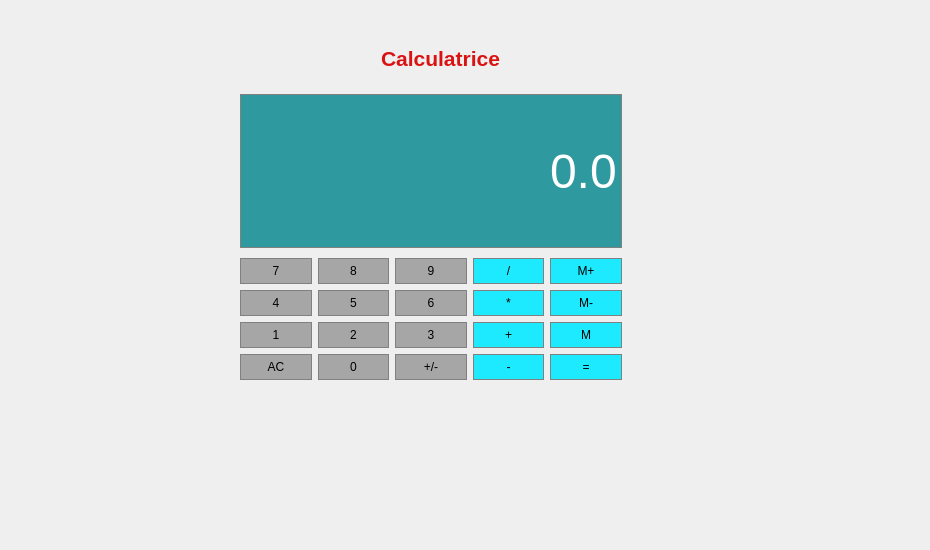
    <widget class="QWidget" name="tab_7">
     <attribute name="title">
      <string>Calculatrice</string>
     </attribute>
     <widget class="QPushButton" name="Button0">
      <property name="geometry">
       <rect>
        <x>318</x>
        <y>354</y>
        <width>71</width>
        <height>26</height>
       </rect>
      </property>
      <property name="sizePolicy">
       <sizepolicy hsizetype="Preferred" vsizetype="Preferred">
        <horstretch>0</horstretch>
        <verstretch>0</verstretch>
       </sizepolicy>
      </property>
      <property name="styleSheet">
       <string notr="true">QPushButton{
background-color: rgb(166, 166, 166);
border:1px solid gray;
padding:5px;
}

QPushButton:pressed{
background-color: rgb(166, 166, 166);
border:1px solid gray;
padding:5px;
}</string>
      </property>
      <property name="text">
       <string>0</string>
      </property>
     </widget>
     <widget class="QPushButton" name="ChangeSign">
      <property name="geometry">
       <rect>
        <x>395</x>
        <y>354</y>
        <width>72</width>
        <height>26</height>
       </rect>
      </property>
      <property name="sizePolicy">
       <sizepolicy hsizetype="Preferred" vsizetype="Preferred">
        <horstretch>0</horstretch>
        <verstretch>0</verstretch>
       </sizepolicy>
      </property>
      <property name="styleSheet">
       <string notr="true">QPushButton{
background-color: rgb(166, 166, 166);
border:1px solid gray;
padding:5px;
}

QPushButton:pressed{
background-color: rgb(166, 166, 166);
border:1px solid gray;
padding:5px;
}</string>
      </property>
      <property name="text">
       <string>+/-</string>
      </property>
     </widget>
     <widget class="QPushButton" name="Equals">
      <property name="geometry">
       <rect>
        <x>550</x>
        <y>354</y>
        <width>72</width>
        <height>26</height>
       </rect>
      </property>
      <property name="sizePolicy">
       <sizepolicy hsizetype="Preferred" vsizetype="Preferred">
        <horstretch>0</horstretch>
        <verstretch>0</verstretch>
       </sizepolicy>
      </property>
      <property name="styleSheet">
       <string notr="true">QPushButton{
	background-color: rgb(29, 233, 255);
	border:1px solid gray;
padding:5px;
}

QPushButton:pressed{
	background-color: rgb(29, 233, 255);
border:1px solid gray;
padding:5px;
}</string>
      </property>
      <property name="text">
       <string>=</string>
      </property>
     </widget>
     <widget class="QPushButton" name="Clear">
      <property name="geometry">
       <rect>
        <x>240</x>
        <y>354</y>
        <width>72</width>
        <height>26</height>
       </rect>
      </property>
      <property name="sizePolicy">
       <sizepolicy hsizetype="Preferred" vsizetype="Preferred">
        <horstretch>0</horstretch>
        <verstretch>0</verstretch>
       </sizepolicy>
      </property>
      <property name="styleSheet">
       <string notr="true">QPushButton{
background-color: rgb(166, 166, 166);
border:1px solid gray;
padding:5px;
}

QPushButton:pressed{background-color: rgb(166, 166, 166);
border:1px solid gray;
padding:5px;
}</string>
      </property>
      <property name="text">
       <string>AC</string>
      </property>
     </widget>
     <widget class="QPushButton" name="Button3">
      <property name="geometry">
       <rect>
        <x>395</x>
        <y>322</y>
        <width>72</width>
        <height>26</height>
       </rect>
      </property>
      <property name="sizePolicy">
       <sizepolicy hsizetype="Preferred" vsizetype="Preferred">
        <horstretch>0</horstretch>
        <verstretch>0</verstretch>
       </sizepolicy>
      </property>
      <property name="styleSheet">
       <string notr="true">QPushButton{
background-color: rgb(166, 166, 166);
border:1px solid gray;
padding:5px;
}

QPushButton:pressed{
background-color: rgb(166, 166, 166);
border:1px solid gray;
padding:5px;
}</string>
      </property>
      <property name="text">
       <string>3</string>
      </property>
     </widget>
     <widget class="QPushButton" name="MemAdd">
      <property name="geometry">
       <rect>
        <x>550</x>
        <y>258</y>
        <width>72</width>
        <height>26</height>
       </rect>
      </property>
      <property name="sizePolicy">
       <sizepolicy hsizetype="Preferred" vsizetype="Preferred">
        <horstretch>0</horstretch>
        <verstretch>0</verstretch>
       </sizepolicy>
      </property>
      <property name="styleSheet">
       <string notr="true">QPushButton{
	background-color: rgb(29, 233, 255);
	border:1px solid gray;
padding:5px;
}

QPushButton:pressed{
	background-color: rgb(29, 233, 255);
border:1px solid gray;
padding:5px;
}</string>
      </property>
      <property name="text">
       <string>M+</string>
      </property>
     </widget>
     <widget class="QPushButton" name="Divide">
      <property name="geometry">
       <rect>
        <x>473</x>
        <y>258</y>
        <width>71</width>
        <height>26</height>
       </rect>
      </property>
      <property name="sizePolicy">
       <sizepolicy hsizetype="Preferred" vsizetype="Preferred">
        <horstretch>0</horstretch>
        <verstretch>0</verstretch>
       </sizepolicy>
      </property>
      <property name="styleSheet">
       <string notr="true">QPushButton{
	background-color: rgb(29, 233, 255);
	border:1px solid gray;
padding:5px;
}

QPushButton:pressed{
	background-color: rgb(29, 233, 255);
border:1px solid gray;
padding:5px;
}</string>
      </property>
      <property name="text">
       <string>/</string>
      </property>
     </widget>
     <widget class="QPushButton" name="Button9">
      <property name="geometry">
       <rect>
        <x>395</x>
        <y>258</y>
        <width>72</width>
        <height>26</height>
       </rect>
      </property>
      <property name="sizePolicy">
       <sizepolicy hsizetype="Preferred" vsizetype="Preferred">
        <horstretch>0</horstretch>
        <verstretch>0</verstretch>
       </sizepolicy>
      </property>
      <property name="styleSheet">
       <string notr="true">QPushButton{
background-color: rgb(166, 166, 166);
border:1px solid gray;
padding:5px;
}

QPushButton:pressed{
background-color: rgb(166, 166, 166);
border:1px solid gray;
padding:5px;
}</string>
      </property>
      <property name="text">
       <string>9</string>
      </property>
     </widget>
     <widget class="QPushButton" name="Button5">
      <property name="geometry">
       <rect>
        <x>318</x>
        <y>290</y>
        <width>71</width>
        <height>26</height>
       </rect>
      </property>
      <property name="sizePolicy">
       <sizepolicy hsizetype="Preferred" vsizetype="Preferred">
        <horstretch>0</horstretch>
        <verstretch>0</verstretch>
       </sizepolicy>
      </property>
      <property name="styleSheet">
       <string notr="true">QPushButton{
background-color: rgb(166, 166, 166);
border:1px solid gray;
padding:5px;
}

QPushButton:pressed{
background-color: rgb(166, 166, 166);
border:1px solid gray;
padding:5px;
}</string>
      </property>
      <property name="text">
       <string>5</string>
      </property>
     </widget>
     <widget class="QPushButton" name="Multiply">
      <property name="geometry">
       <rect>
        <x>473</x>
        <y>290</y>
        <width>71</width>
        <height>26</height>
       </rect>
      </property>
      <property name="sizePolicy">
       <sizepolicy hsizetype="Preferred" vsizetype="Preferred">
        <horstretch>0</horstretch>
        <verstretch>0</verstretch>
       </sizepolicy>
      </property>
      <property name="styleSheet">
       <string notr="true">QPushButton{
	background-color: rgb(29, 233, 255);
	border:1px solid gray;
padding:5px;
}

QPushButton:pressed{
	background-color: rgb(29, 233, 255);
border:1px solid gray;
padding:5px;
}</string>
      </property>
      <property name="text">
       <string>*</string>
      </property>
     </widget>
     <widget class="QPushButton" name="Button8">
      <property name="geometry">
       <rect>
        <x>318</x>
        <y>258</y>
        <width>71</width>
        <height>26</height>
       </rect>
      </property>
      <property name="sizePolicy">
       <sizepolicy hsizetype="Preferred" vsizetype="Preferred">
        <horstretch>0</horstretch>
        <verstretch>0</verstretch>
       </sizepolicy>
      </property>
      <property name="styleSheet">
       <string notr="true">QPushButton{
	background-color: rgb(166, 166, 166);
border:1px solid gray;
padding:5px;
}

QPushButton:pressed{
background-color: rgb(166, 166, 166);
border:1px solid gray;
padding:5px;
}</string>
      </property>
      <property name="text">
       <string>8</string>
      </property>
     </widget>
     <widget class="QPushButton" name="Button6">
      <property name="geometry">
       <rect>
        <x>395</x>
        <y>290</y>
        <width>72</width>
        <height>26</height>
       </rect>
      </property>
      <property name="sizePolicy">
       <sizepolicy hsizetype="Preferred" vsizetype="Preferred">
        <horstretch>0</horstretch>
        <verstretch>0</verstretch>
       </sizepolicy>
      </property>
      <property name="styleSheet">
       <string notr="true">QPushButton{
background-color: rgb(166, 166, 166);
border:1px solid gray;
padding:5px;
}

QPushButton:pressed{
background-color: rgb(166, 166, 166);
border:1px solid gray;
padding:5px;
}</string>
      </property>
      <property name="text">
       <string>6</string>
      </property>
     </widget>
     <widget class="QPushButton" name="MemGet">
      <property name="geometry">
       <rect>
        <x>550</x>
        <y>322</y>
        <width>72</width>
        <height>26</height>
       </rect>
      </property>
      <property name="sizePolicy">
       <sizepolicy hsizetype="Preferred" vsizetype="Preferred">
        <horstretch>0</horstretch>
        <verstretch>0</verstretch>
       </sizepolicy>
      </property>
      <property name="styleSheet">
       <string notr="true">QPushButton{
	background-color: rgb(29, 233, 255);
	border:1px solid gray;
padding:5px;
}

QPushButton:pressed{
	background-color: rgb(29, 233, 255);
border:1px solid gray;
padding:5px;
}</string>
      </property>
      <property name="text">
       <string>M</string>
      </property>
     </widget>
     <widget class="QPushButton" name="Button7">
      <property name="geometry">
       <rect>
        <x>240</x>
        <y>258</y>
        <width>72</width>
        <height>26</height>
       </rect>
      </property>
      <property name="sizePolicy">
       <sizepolicy hsizetype="Preferred" vsizetype="Preferred">
        <horstretch>0</horstretch>
        <verstretch>0</verstretch>
       </sizepolicy>
      </property>
      <property name="styleSheet">
       <string notr="true">QPushButton{
background-color: rgb(166, 166, 166);
border:1px solid gray;
padding:5px;
}

QPushButton:pressed{
background-color: rgb(166, 166, 166);
border:1px solid gray;
padding:5px;
}</string>
      </property>
      <property name="text">
       <string>7</string>
      </property>
     </widget>
     <widget class="QPushButton" name="MemClear">
      <property name="geometry">
       <rect>
        <x>550</x>
        <y>290</y>
        <width>72</width>
        <height>26</height>
       </rect>
      </property>
      <property name="sizePolicy">
       <sizepolicy hsizetype="Preferred" vsizetype="Preferred">
        <horstretch>0</horstretch>
        <verstretch>0</verstretch>
       </sizepolicy>
      </property>
      <property name="styleSheet">
       <string notr="true">QPushButton{
	background-color: rgb(29, 233, 255);
	border:1px solid gray;
padding:5px;
}

QPushButton:pressed{
	background-color: rgb(29, 233, 255);
border:1px solid gray;
padding:5px;
}</string>
      </property>
      <property name="text">
       <string>M-</string>
      </property>
     </widget>
     <widget class="QPushButton" name="Button4">
      <property name="geometry">
       <rect>
        <x>240</x>
        <y>290</y>
        <width>72</width>
        <height>26</height>
       </rect>
      </property>
      <property name="sizePolicy">
       <sizepolicy hsizetype="Preferred" vsizetype="Preferred">
        <horstretch>0</horstretch>
        <verstretch>0</verstretch>
       </sizepolicy>
      </property>
      <property name="styleSheet">
       <string notr="true">QPushButton{
background-color: rgb(166, 166, 166);
border:1px solid gray;
padding:5px;
}

QPushButton:pressed{
background-color: rgb(166, 166, 166);
border:1px solid gray;
padding:5px;
}</string>
      </property>
      <property name="text">
       <string>4</string>
      </property>
     </widget>
     <widget class="QPushButton" name="Add">
      <property name="geometry">
       <rect>
        <x>473</x>
        <y>322</y>
        <width>71</width>
        <height>26</height>
       </rect>
      </property>
      <property name="sizePolicy">
       <sizepolicy hsizetype="Preferred" vsizetype="Preferred">
        <horstretch>0</horstretch>
        <verstretch>0</verstretch>
       </sizepolicy>
      </property>
      <property name="styleSheet">
       <string notr="true">QPushButton{
	background-color: rgb(29, 233, 255);
	border:1px solid gray;
padding:5px;
}

QPushButton:pressed{
	background-color: rgb(29, 233, 255);
border:1px solid gray;
padding:5px;
}</string>
      </property>
      <property name="text">
       <string>+</string>
      </property>
     </widget>
     <widget class="QPushButton" name="Button1">
      <property name="geometry">
       <rect>
        <x>240</x>
        <y>322</y>
        <width>72</width>
        <height>26</height>
       </rect>
      </property>
      <property name="sizePolicy">
       <sizepolicy hsizetype="Preferred" vsizetype="Preferred">
        <horstretch>0</horstretch>
        <verstretch>0</verstretch>
       </sizepolicy>
      </property>
      <property name="styleSheet">
       <string notr="true">QPushButton{
background-color: rgb(166, 166, 166);
border:1px solid gray;
padding:5px;
}

QPushButton:pressed{
background-color: rgb(166, 166, 166);
border:1px solid gray;
padding:5px;
}</string>
      </property>
      <property name="text">
       <string>1</string>
      </property>
     </widget>
     <widget class="QLineEdit" name="Display">
      <property name="geometry">
       <rect>
        <x>240</x>
        <y>94</y>
        <width>382</width>
        <height>154</height>
       </rect>
      </property>
      <property name="sizePolicy">
       <sizepolicy hsizetype="Preferred" vsizetype="Expanding">
        <horstretch>0</horstretch>
        <verstretch>0</verstretch>
       </sizepolicy>
      </property>
      <property name="font">
       <font>
        <family>Yu Gothic UI</family>
        <pointsize>36</pointsize>
        <weight>9</weight>
        <italic>false</italic>
        <bold>false</bold>
       </font>
      </property>
      <property name="styleSheet">
       <string notr="true">font: 75 36pt &quot;Yu Gothic UI&quot;;
background-color: rgb(46, 153, 159);
color: rgb(255, 255, 255);

border:1px solid gray;



</string>
      </property>
      <property name="text">
       <string>0.0</string>
      </property>
      <property name="alignment">
       <set>Qt::AlignRight|Qt::AlignTrailing|Qt::AlignVCenter</set>
      </property>
     </widget>
     <widget class="QPushButton" name="Subtract">
      <property name="geometry">
       <rect>
        <x>473</x>
        <y>354</y>
        <width>71</width>
        <height>26</height>
       </rect>
      </property>
      <property name="sizePolicy">
       <sizepolicy hsizetype="Preferred" vsizetype="Preferred">
        <horstretch>0</horstretch>
        <verstretch>0</verstretch>
       </sizepolicy>
      </property>
      <property name="styleSheet">
       <string notr="true">QPushButton{
	background-color: rgb(29, 233, 255);
	border:1px solid gray;
padding:5px;
}

QPushButton:pressed{
	background-color: rgb(29, 233, 255);
border:1px solid gray;
padding:5px;
}</string>
      </property>
      <property name="text">
       <string>-</string>
      </property>
     </widget>
     <widget class="QPushButton" name="Button2">
      <property name="geometry">
       <rect>
        <x>318</x>
        <y>322</y>
        <width>71</width>
        <height>26</height>
       </rect>
      </property>
      <property name="sizePolicy">
       <sizepolicy hsizetype="Preferred" vsizetype="Preferred">
        <horstretch>0</horstretch>
        <verstretch>0</verstretch>
       </sizepolicy>
      </property>
      <property name="styleSheet">
       <string notr="true">QPushButton{
background-color: rgb(166, 166, 166);
border:1px solid gray;
padding:5px;
}

QPushButton:pressed{
background-color: rgb(166, 166, 166);
border:1px solid gray;
padding:5px;
}</string>
      </property>
      <property name="text">
       <string>2</string>
      </property>
     </widget>
     <widget class="QLabel" name="label_30">
      <property name="geometry">
       <rect>
        <x>-10</x>
        <y>-10</y>
        <width>921</width>
        <height>541</height>
       </rect>
      </property>
      <property name="text">
       <string/>
      </property>
      <property name="pixmap">
       <pixmap>../../Downloads/Employe/Employe/istockphoto-587220352-170667a.jpg</pixmap>
      </property>
      <property name="scaledContents">
       <bool>true</bool>
      </property>
     </widget>
     <widget class="QLabel" name="label_31">
      <property name="geometry">
       <rect>
        <x>230</x>
        <y>30</y>
        <width>421</width>
        <height>41</height>
       </rect>
      </property>
      <property name="font">
       <font>
        <pointsize>16</pointsize>
        <weight>75</weight>
        <bold>true</bold>
        <underline>false</underline>
       </font>
      </property>
      <property name="styleSheet">
       <string notr="true">color:rgb(218, 18, 18);
background-color: rgba(117, 190, 218, 0.0);</string>
      </property>
      <property name="frameShape">
       <enum>QFrame::NoFrame</enum>
      </property>
      <property name="text">
       <string>Calculatrice</string>
      </property>
      <property name="alignment">
       <set>Qt::AlignBottom|Qt::AlignHCenter</set>
      </property>
     </widget>
     <zorder>label_30</zorder>
     <zorder>Button0</zorder>
     <zorder>ChangeSign</zorder>
     <zorder>Equals</zorder>
     <zorder>Clear</zorder>
     <zorder>Button3</zorder>
     <zorder>MemAdd</zorder>
     <zorder>Divide</zorder>
     <zorder>Button9</zorder>
     <zorder>Button5</zorder>
     <zorder>Multiply</zorder>
     <zorder>Button8</zorder>
     <zorder>Button6</zorder>
     <zorder>MemGet</zorder>
     <zorder>Button7</zorder>
     <zorder>MemClear</zorder>
     <zorder>Button4</zorder>
     <zorder>Add</zorder>
     <zorder>Button1</zorder>
     <zorder>Display</zorder>
     <zorder>Subtract</zorder>
     <zorder>Button2</zorder>
     <zorder>label_31</zorder>
    </widget>
